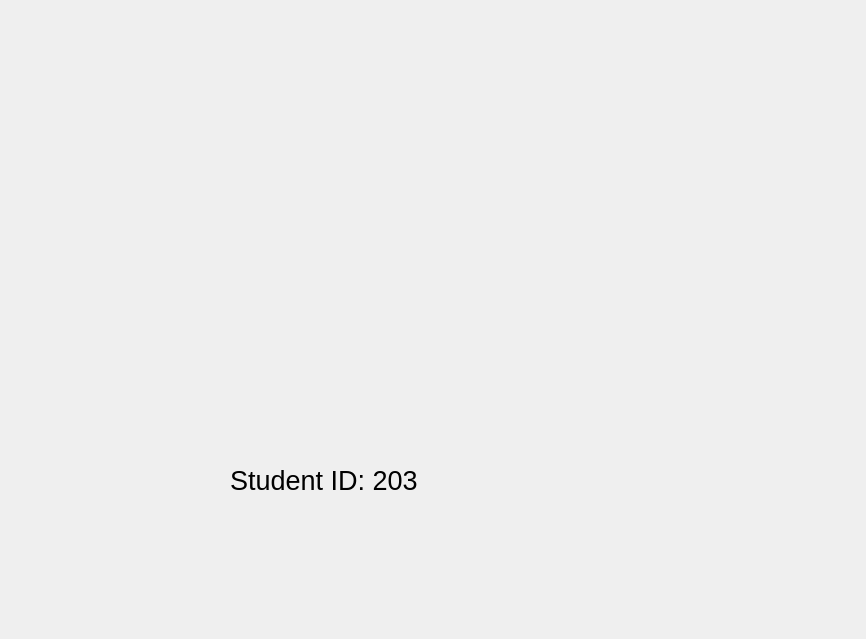
<?xml version="1.0" encoding="UTF-8"?>
<ui version="4.0">
 <class>about</class>
 <widget class="QDialog" name="about">
  <property name="geometry">
   <rect>
    <x>0</x>
    <y>0</y>
    <width>866</width>
    <height>639</height>
   </rect>
  </property>
  <property name="palette">
   <palette>
    <active/>
    <inactive/>
    <disabled/>
   </palette>
  </property>
  <property name="font">
   <font>
    <pointsize>16</pointsize>
   </font>
  </property>
  <property name="windowTitle">
   <string>Dialog</string>
  </property>
  <property name="styleSheet">
   <string notr="true"/>
  </property>
  <widget class="QLabel" name="label">
   <property name="geometry">
    <rect>
     <x>140</x>
     <y>330</y>
     <width>781</width>
     <height>301</height>
    </rect>
   </property>
   <property name="sizePolicy">
    <sizepolicy hsizetype="Fixed" vsizetype="Fixed">
     <horstretch>0</horstretch>
     <verstretch>0</verstretch>
    </sizepolicy>
   </property>
   <property name="font">
    <font>
     <pointsize>20</pointsize>
     <kerning>false</kerning>
    </font>
   </property>
   <property name="cursor">
    <cursorShape>WaitCursor</cursorShape>
   </property>
   <property name="styleSheet">
    <string notr="true"/>
   </property>
   <property name="text">
    <string>            Student ID: 203</string>
   </property>
  </widget>
 </widget>
 <resources/>
 <connections/>
</ui>
